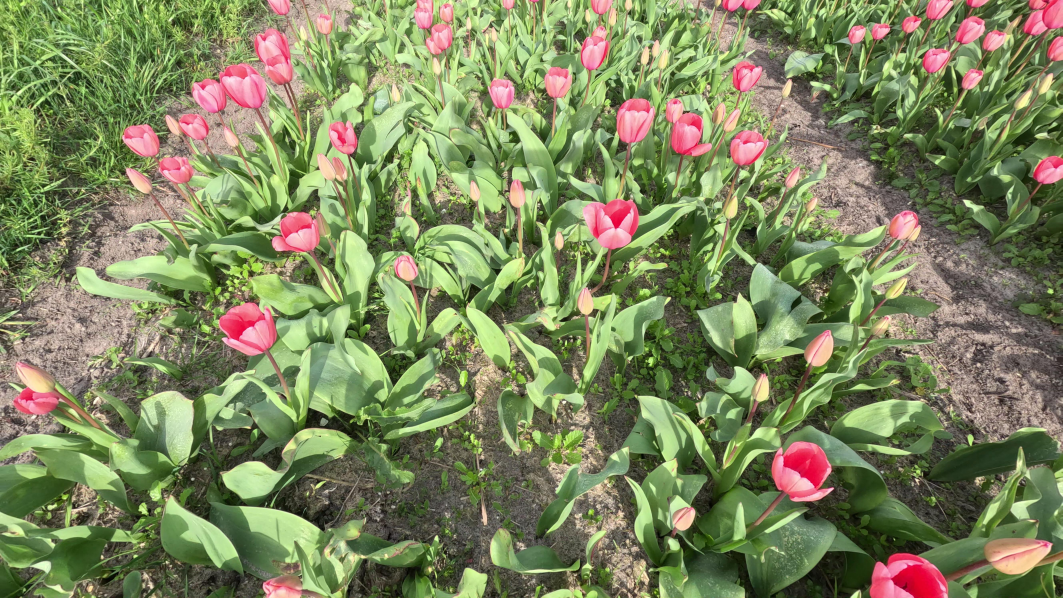
#> input picture code/data/imageslarge/GX010041_frame2024-04-13T09-39-53.599000.jpg, 5312 x 2988 px, found by its file name (shown at 1/5 size)
$ jupyter execute detectionFloweringStage.ipynb   (shell and % lines are left out)
#> lines starting #> are read from the running program, lines starting #| are printed output that depends on the picture; after the words box and inside, x2 and y2 are one past the last pixel; in counts of white or black regions, pixels touching at a corner belong together
<h1 id="businesscase"><strong>Business case: detection flowering stage tulips </strong></h1>

The flowering stage of tulips gives a range of information about the quality of the tulip bulbs. Healthy tulips are flowering at the same time, bulbs that are not flowering are not healthy and most of the time infected with diseases or plaques. Tulips that are not flowering can also be in a degenerative stage. For the grower it's valuable information how many flowers are flowering against the amount of planted bulbs.

> recommendations
integrate the HSV color selector in an application

<h1><strong>Import libraries </strong></h1>

[cell 1]
import os, fnmatch, math
import cv2 as cv2
import numpy as np
import matplotlib.pyplot as plt

<h1><strong>Set image path and HSV colors</strong></h1>
See /scripts/selectHSVcolors.py<br/><br/>
lowHsv = np.array([Hmin, Smin, vMin])<br/>
upHsv = np.array([Hmax, Smax, vMax])

[cell 2]
# Load image
pathRoot = r"C:\Users\kristel\stenden\data\imageslarge"

# [4 lines of commented-out code are left out]
pathImage = pathRoot + r"\GX010041_frame2024-04-13T09-39-53.599000.jpg"

# set HSV colors

lowHsv = np.array([78, 0, 51])

upHsv = np.array([179, 255, 255])

<h1><strong>Methods pre-processing</strong></h1>

[cell 3]
# Calculates the distance between the contours, numpy array's of 2 contours with coordinates including rect:
def calculate_contour_distance(contour1, contour2):
    x1, y1, w1, h1 = cv2.boundingRect(contour1)
    c_x1 = x1 + w1 / 2
    c_y1 = y1 + h1 / 2

    x2, y2, w2, h2 = cv2.boundingRect(contour2)
    c_x2 = x2 + w2 / 2
    c_y2 = y2 + h2 / 2

    return max(abs(c_x1 - c_x2) - (w1 + w2) / 2, abs(c_y1 - c_y2) - (h1 + h2) / 2)


def merge_contours(contour1, contour2):
    return np.concatenate((contour1, contour2), axis=0)


def agglomerative_cluster(contours, threshold_distance=60.0):
    current_contours = contours
    while len(current_contours) > 1:
        min_distance = None
        min_coordinate = None

        for x in range(len(current_contours) - 1):
            for y in range(x + 1, len(current_contours)):
                distance = calculate_contour_distance(
                    current_contours[x], current_contours[y]
                )

                if min_distance is None:
                    min_distance = distance
                    min_coordinate = (x, y)
                elif distance < min_distance:
                    min_distance = distance
                    min_coordinate = (x, y)

        if min_distance < threshold_distance:
            index1, index2 = min_coordinate
            current_contours[index1] = merge_contours(
                current_contours[index1], current_contours[index2]
            )
            del current_contours[index2]
        else:
            break

    return current_contours

<h1><strong>Methods processing</strong></h1>

[cell 4]
def crop_image(pathImage=None):
    # Load image
    img = cv2.imread(pathImage)
#> img is the input picture: shape (2988, 5312, 3); mean B, G, R 93.5, 134.5, 125.8

    # Crop image from the top to region of interest
    height, width, d = img.shape[:3]
    percentageROI = round(height / 4.1)
    x, y, w, h = 0, percentageROI, width, height
    imgRoi = img[y : y + h, x : x + w]
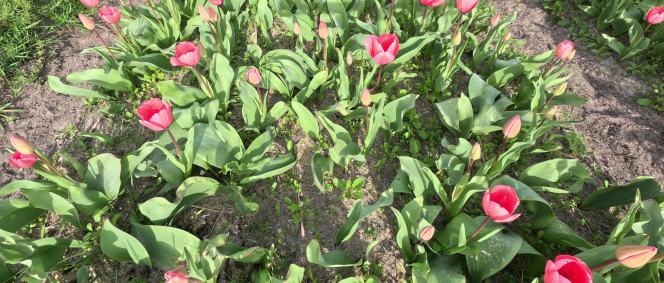
#> imgRoi: shape (2259, 5312, 3) (shown at 1/8 size); mean B, G, R 89.2, 129.2, 119.2

    return imgRoi


# Create mask
def createmask_image(img, lowHsv, upHsv):

    # Convert image to HSV channel
    imgHsv = cv2.cvtColor(img, cv2.COLOR_BGR2HSV)
#> imgHsv: shape (2259, 5312, 3); mean H, S, V 41.9, 94.8, 137

    # Set HSV range colors
    colorMask = cv2.inRange(imgHsv, lowHsv, upHsv)
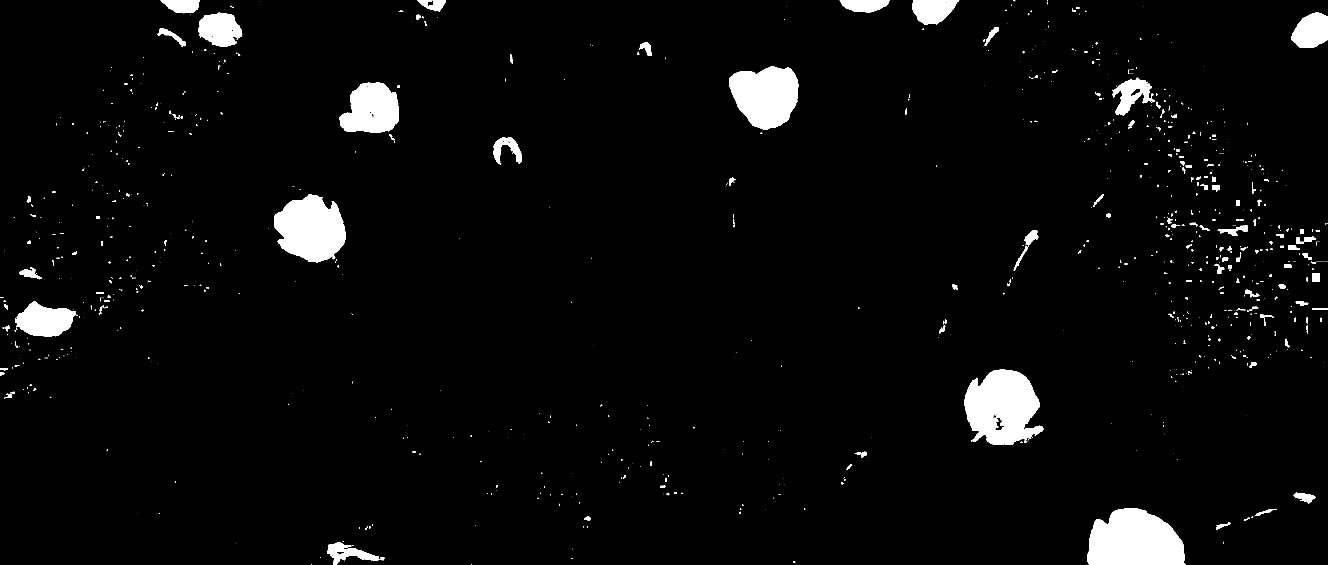
#> colorMask: shape (2259, 5312) (shown at 1/4 size); 3.6% white; 1078 white regions (724 under 20 px)
    # Combine image with created colorMask
    imgMask = cv2.bitwise_and(imgHsv, imgHsv, mask=colorMask)
#> imgMask: shape (2259, 5312, 3); mean H, S, V 6.3, 4.8, 8.2
    return imgMask


def contours_image(img=None):

    # Convert image to gray channel
    gray = cv2.cvtColor(img, cv2.COLOR_RGBA2GRAY)
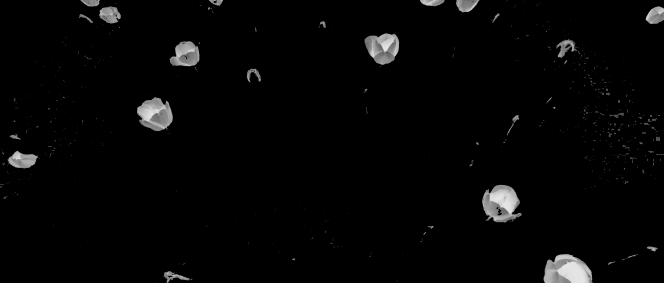
#> gray: shape (2259, 5312) (shown at 1/8 size); min 0, max 230, mean 5.6

    ret, thresh_img = cv2.threshold(gray, 0, 255, cv2.THRESH_BINARY)
    contours = cv2.findContours(thresh_img, cv2.RETR_TREE, cv2.CHAIN_APPROX_SIMPLE)[0]
#> contours = 1193 contours, 914 with area under 20; largest, box (x1, y1, x2, y2) and area: (4349, 2033, 4742, 2259) 69498, (3857, 1479, 4173, 1779) 67948, (1096, 778, 1383, 1050) 55238, (2916, 266, 3194, 518) 51172, (1356, 330, 1596, 530) 35472

    return contours


def filter_contours(contours):

    newContours = []

    for cnt in contours:
        rect = cv2.minAreaRect(cnt)

        width = rect[1][0]
        height = rect[1][1]

        if width > 70 and height > 70:

            newContours.append(cnt)

    return newContours


def writeResults(img, txt):
    font = cv2.FONT_HERSHEY_SIMPLEX
    bottomLeftCornerOfText = (30, 200)
    fontScale = 4
    fontColor = (255, 255, 255)
    thickness = 20
    lineType = cv2.LINE_AA
    cv2.putText(
        img,
        "" + str(txt),
        bottomLeftCornerOfText,
        font,
        fontScale,
        fontColor,
        thickness,
        lineType,
        False,
    )

[cell 5]
# Load image
if os.path.exists(pathImage):

    img = crop_image(pathImage)

    # Create subplots
    f, plot = plt.subplots(3, figsize=(30, 20))

    # Show current result
    plot[0].imshow(img[:, :, ::-1])
    plot[0].set_title("Original")
    plot[0].axis(False)

    img = createmask_image(img, lowHsv, upHsv)

    plot[1].imshow(img[:, :, ::-1])
    plot[1].set_title("Mask")
    plot[1].axis(False)

    cnts = contours_image(img)
#> cnts has the same summary as contours in contours_image
    filterCnts = filter_contours(cnts)
#> the loop in filter_contours, `for cnt in contours:` made 1193 passes
#> (rect, width, height) on passes 3, 4, 6: (((1378, 2247), (0, 0), -90), 0, 0), (((3177, 2247), (4, 6), -90), 4, 6), (((2288, 2233), (2, 4), -90), 2, 4)
#> after the loop in filter_contours, `for cnt in contours:`: newContours = 12 contours; largest, box (x1, y1, x2, y2) and area: (4349, 2033, 4742, 2259) 69498, (3857, 1479, 4173, 1779) 67948, (1096, 778, 1383, 1050) 55238, (2916, 266, 3194, 518) 51172, (1356, 330, 1596, 530) 35472
#> filterCnts has the same summary as newContours in filter_contours
    cntsList = list(filterCnts)
#> cntsList has the same summary as newContours in filter_contours
    currentCnts = agglomerative_cluster(cntsList, threshold_distance=-110.0)
#> in agglomerative_cluster, `current_contours = contours`: current_contours has the same summary as newContours in filter_contours
#> the loop in agglomerative_cluster, `while len(current_contours) > 1:` made 1 pass

    imgOriginal = crop_image(pathImage)

    i = 0
    for cnt in currentCnts:

        rect = cv2.minAreaRect(cnt)
        width = rect[1][0]
        height = rect[1][1]

        if width > 0 and height > 0:
            i = i + 1
            boundingRect = cv2.boundingRect(cnt)
            x, y, w, h = boundingRect
            if w > 400 and h > 400:
                i = i + 1

            cv2.rectangle(imgOriginal, (x, y), (x + w, y + h), (255, 255, 255), 6)
#> this loop made 12 passes

    # Write total result on image
    writeResults(imgOriginal, i)

    plot[2].imshow(imgOriginal[:, :, ::-1])
    plot[2].set_title("Result")
    plot[2].axis(False)

else:
    print("Warning: path or/and image does not exist")
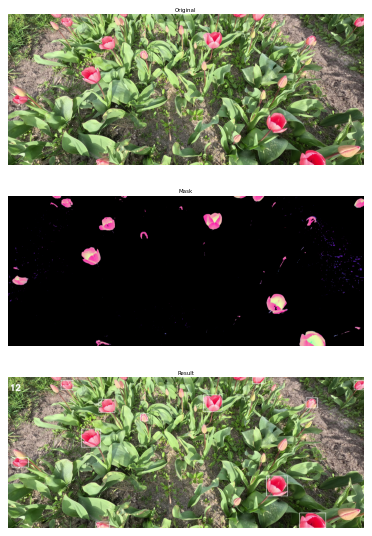
#> figure drawn by matplotlib, 3 panels

$ run again, with code/data/imageslarge/GX010041_frame2024-04-13T09-39-45.599000.jpg copied over code/data/imageslarge/GX010041_frame2024-04-13T09-39-53.599000.jpg
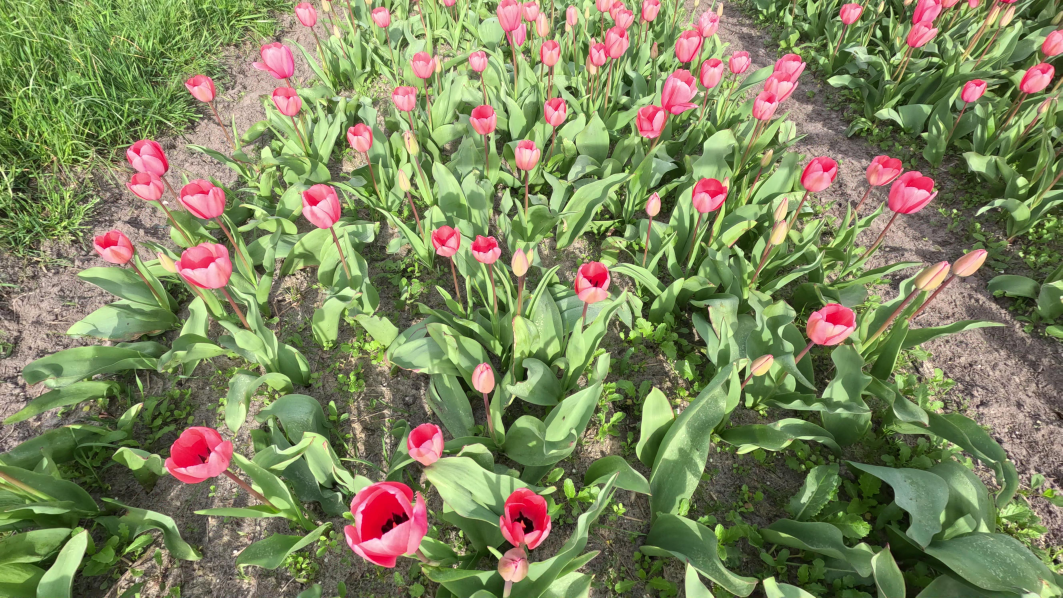
#> input picture code/data/imageslarge/GX010041_frame2024-04-13T09-39-45.599000.jpg, 5312 x 2988 px, found by its file name (shown at 1/5 size)
#> in crop_image, img is the input picture: shape (2988, 5312, 3); mean B, G, R 94.1, 134.1, 127.4
#> imgHsv: shape (2259, 5312, 3); mean H, S, V 45.8, 96.8, 139.4
#> in createmask_image, `colorMask = cv2.inRange(imgHsv, lowHsv, upHsv)`:
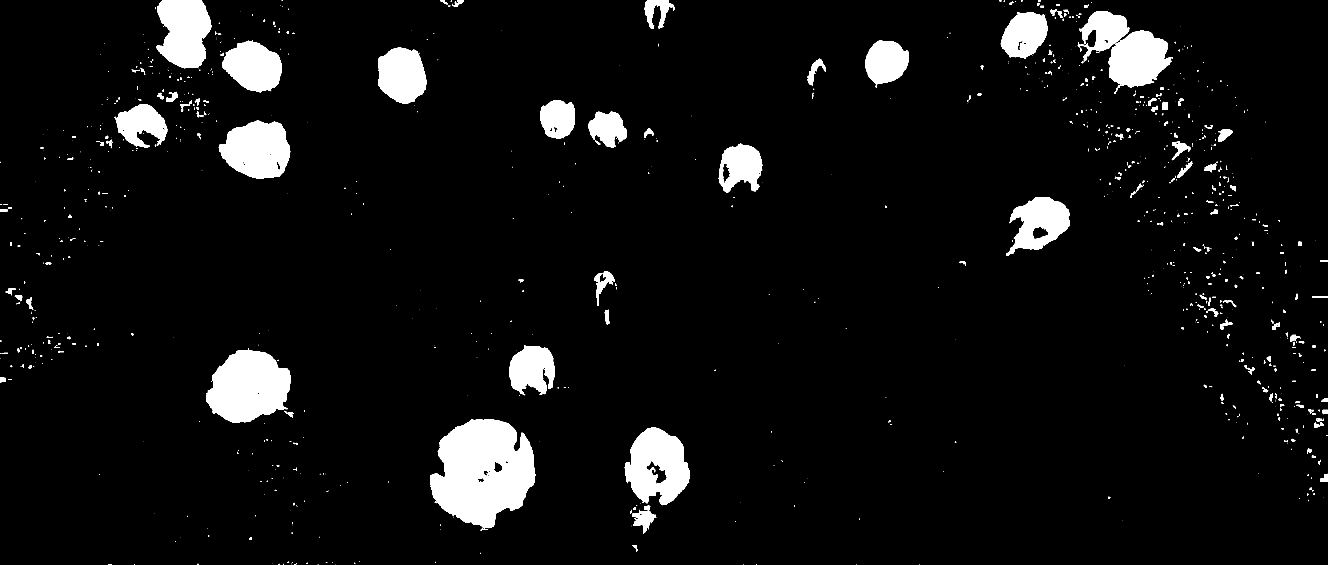
#> colorMask: shape (2259, 5312) (shown at 1/4 size); 6% white; 1063 white regions (666 under 20 px)
#> imgMask: shape (2259, 5312, 3); mean H, S, V 10.4, 8.3, 13.7
#> contours = 1228 contours, 886 with area under 20; largest, box (x1, y1, x2, y2) and area: (1720, 1677, 2141, 2113) 130166, (824, 1400, 1163, 1691) 71187, (2499, 1710, 2759, 2021) 56022, (875, 482, 1161, 715) 48744, (625, 0, 847, 273) 45009
#> cnts has the same summary as contours in contours_image
#> the loop in filter_contours, `for cnt in contours:` made 1228 passes
#> (rect, width, height) on passes 1, 9, 10: (((1342, 2258), (0, 0), -90), 0, 0), (((1166, 2256), (0, 0), -90), 0, 0), (((538, 2257), (2, 2), -90), 2, 2)
#> after the loop in filter_contours, `for cnt in contours:`: newContours = 21 contours; largest, box (x1, y1, x2, y2) and area: (1720, 1677, 2141, 2113) 130166, (824, 1400, 1163, 1691) 71187, (2499, 1710, 2759, 2021) 56022, (875, 482, 1161, 715) 48744, (625, 0, 847, 273) 45009
#> filterCnts has the same summary as newContours in filter_contours
#> cntsList has the same summary as newContours in filter_contours
#> current_contours has the same summary as newContours in filter_contours
#> the loop in agglomerative_cluster, `while len(current_contours) > 1:` made 1 pass
#> the loop `for cnt in currentCnts: ` made 21 passes
#> img: shape (2259, 5312, 3)
#> `[cell 5] # Load image if os.path.exists(pathImage):  img = crop_image(..`:
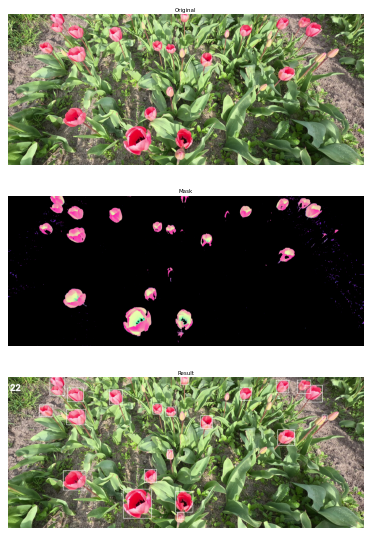
#> figure drawn by matplotlib, 3 panels

$ run again, with code/data/imageslarge/GX010041_frame2024-04-13T09-39-47.599000.jpg copied over code/data/imageslarge/GX010041_frame2024-04-13T09-39-53.599000.jpg
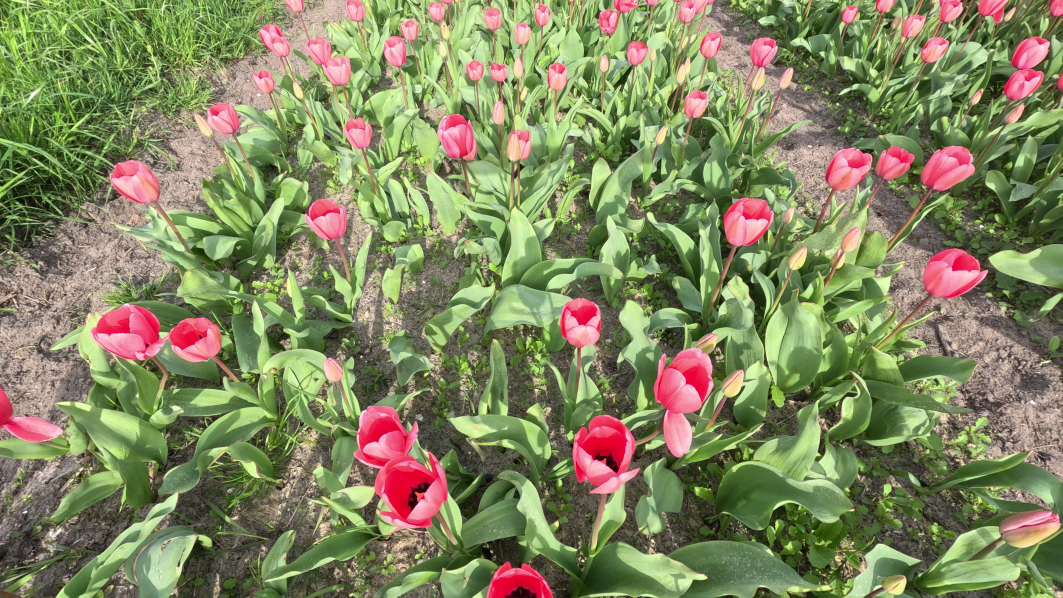
#> input picture code/data/imageslarge/GX010041_frame2024-04-13T09-39-47.599000.jpg, 5312 x 2988 px, found by its file name (shown at 1/5 size)
#> in crop_image, img is the input picture: shape (2988, 5312, 3); mean B, G, R 95.9, 134.9, 130.8
#> imgHsv: shape (2259, 5312, 3); mean H, S, V 46.7, 95.2, 142.8
#> in createmask_image, `colorMask = cv2.inRange(imgHsv, lowHsv, upHsv)`:
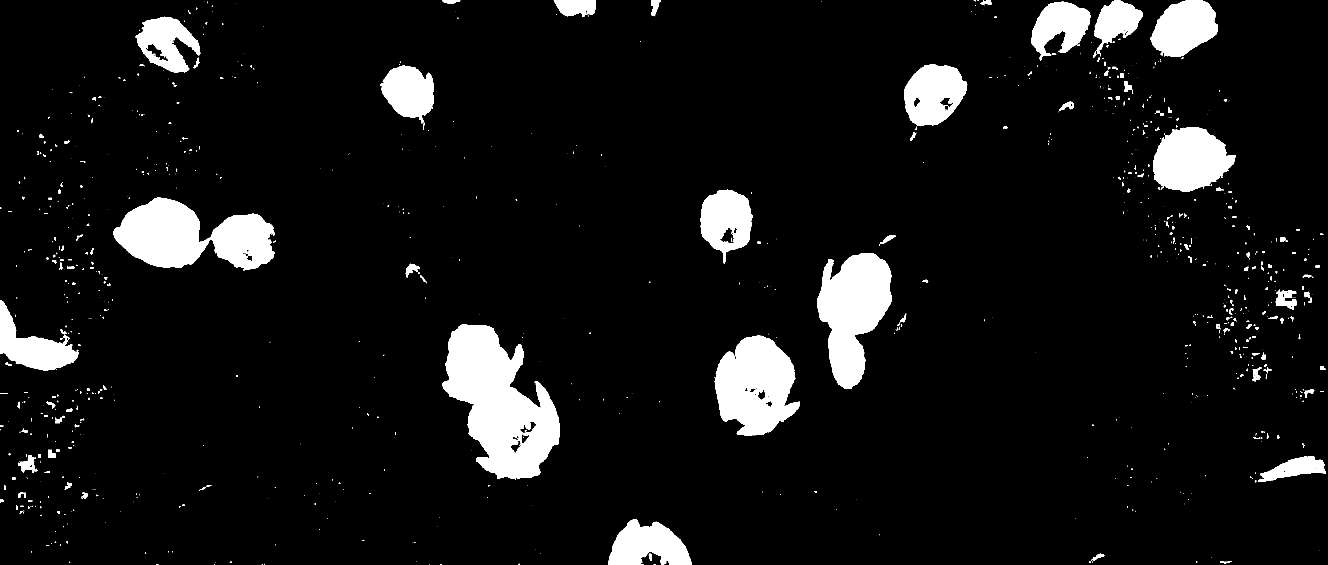
#> colorMask: shape (2259, 5312) (shown at 1/4 size); 7.7% white; 1078 white regions (716 under 20 px)
#> imgMask: shape (2259, 5312, 3); mean H, S, V 13.3, 11.1, 17.6
#> contours = 1247 contours, 931 with area under 20; largest, box (x1, y1, x2, y2) and area: (1770, 1297, 2239, 1918) 167944, (453, 788, 1099, 1081) 113860, (3268, 1014, 3568, 1557) 99574, (2858, 1341, 3200, 1743) 95168, (4612, 508, 4942, 766) 59862
#> cnts has the same summary as contours in contours_image
#> the loop in filter_contours, `for cnt in contours:` made 1247 passes
#> (rect, width, height) on passes 5, 8, 9: (((2618.5, 2257), (2, 9), -90), 2, 9), (((2076.5, 2256.5), (3, 5), -90), 3, 5), (((1057, 2256.5), (3, 2), -90), 3, 2)
#> after the loop in filter_contours, `for cnt in contours:`: newContours = 16 contours; largest, box (x1, y1, x2, y2) and area: (1770, 1297, 2239, 1918) 167944, (453, 788, 1099, 1081) 113860, (3268, 1014, 3568, 1557) 99574, (2858, 1341, 3200, 1743) 95168, (4612, 508, 4942, 766) 59862
#> filterCnts has the same summary as newContours in filter_contours
#> cntsList has the same summary as newContours in filter_contours
#> current_contours has the same summary as newContours in filter_contours
#> the loop in agglomerative_cluster, `while len(current_contours) > 1:` made 1 pass
#> the loop `for cnt in currentCnts: ` made 16 passes
#> img: shape (2259, 5312, 3)
#> `[cell 5] # Load image if os.path.exists(pathImage):  img = crop_image(..`:
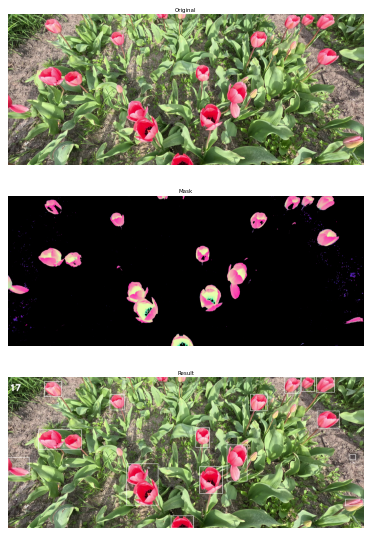
#> figure drawn by matplotlib, 3 panels
